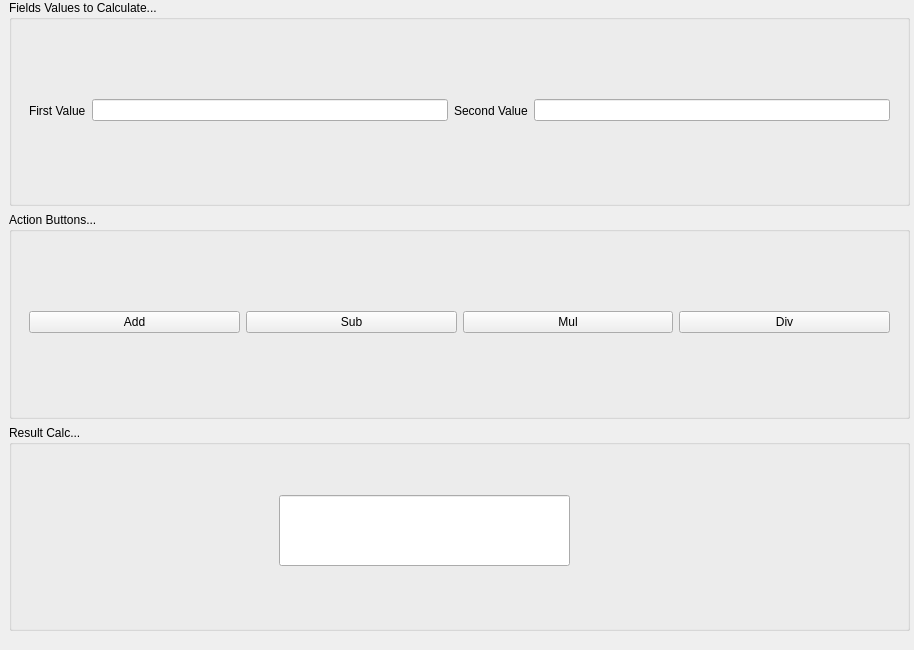
<?xml version="1.0" encoding="UTF-8"?>
<ui version="4.0">
 <class>MainWindow</class>
 <widget class="QMainWindow" name="MainWindow">
  <property name="geometry">
   <rect>
    <x>0</x>
    <y>0</y>
    <width>914</width>
    <height>650</height>
   </rect>
  </property>
  <property name="windowTitle">
   <string>MainWindow</string>
  </property>
  <widget class="QWidget" name="centralwidget">
   <widget class="QWidget" name="">
    <property name="geometry">
     <rect>
      <x>9</x>
      <y>0</y>
      <width>901</width>
      <height>631</height>
     </rect>
    </property>
    <layout class="QVBoxLayout" name="verticalLayout">
     <item>
      <layout class="QGridLayout" name="gridLayout1">
       <item row="0" column="0">
        <widget class="QGroupBox" name="gBoxFieldsValue">
         <property name="title">
          <string>Fields Values to Calculate...</string>
         </property>
         <widget class="QWidget" name="">
          <property name="geometry">
           <rect>
            <x>20</x>
            <y>80</y>
            <width>861</width>
            <height>61</height>
           </rect>
          </property>
          <layout class="QHBoxLayout" name="horizontalLayout">
           <item>
            <widget class="QLabel" name="lbFirstValue">
             <property name="text">
              <string>First Value</string>
             </property>
            </widget>
           </item>
           <item>
            <widget class="QLineEdit" name="lEFirstValue">
             <property name="alignment">
              <set>Qt::AlignCenter</set>
             </property>
            </widget>
           </item>
           <item>
            <widget class="QLabel" name="lbSecondValue">
             <property name="text">
              <string>Second Value</string>
             </property>
            </widget>
           </item>
           <item>
            <widget class="QLineEdit" name="lESecondValue">
             <property name="alignment">
              <set>Qt::AlignCenter</set>
             </property>
            </widget>
           </item>
          </layout>
         </widget>
        </widget>
       </item>
      </layout>
     </item>
     <item>
      <layout class="QGridLayout" name="gridLayout2">
       <item row="0" column="0">
        <widget class="QGroupBox" name="gBoxActions">
         <property name="title">
          <string>Action Buttons...</string>
         </property>
         <widget class="QWidget" name="">
          <property name="geometry">
           <rect>
            <x>20</x>
            <y>80</y>
            <width>861</width>
            <height>61</height>
           </rect>
          </property>
          <layout class="QHBoxLayout" name="horizontalLayout_4">
           <item>
            <widget class="QPushButton" name="pButtonAdd">
             <property name="text">
              <string>Add</string>
             </property>
            </widget>
           </item>
           <item>
            <widget class="QPushButton" name="pButtonSub">
             <property name="text">
              <string>Sub</string>
             </property>
            </widget>
           </item>
           <item>
            <widget class="QPushButton" name="pButtonMul">
             <property name="text">
              <string>Mul</string>
             </property>
            </widget>
           </item>
           <item>
            <widget class="QPushButton" name="pButtonDiv">
             <property name="text">
              <string>Div</string>
             </property>
            </widget>
           </item>
          </layout>
         </widget>
        </widget>
       </item>
      </layout>
     </item>
     <item>
      <layout class="QGridLayout" name="gridLayout3">
       <item row="0" column="0">
        <widget class="QGroupBox" name="gBoxResult">
         <property name="title">
          <string>Result Calc...</string>
         </property>
         <widget class="QLineEdit" name="lEResult">
          <property name="geometry">
           <rect>
            <x>270</x>
            <y>70</y>
            <width>291</width>
            <height>71</height>
           </rect>
          </property>
          <property name="alignment">
           <set>Qt::AlignCenter</set>
          </property>
          <property name="dragEnabled">
           <bool>false</bool>
          </property>
          <property name="readOnly">
           <bool>true</bool>
          </property>
         </widget>
        </widget>
       </item>
      </layout>
     </item>
    </layout>
   </widget>
  </widget>
 </widget>
 <resources/>
 <connections/>
</ui>
